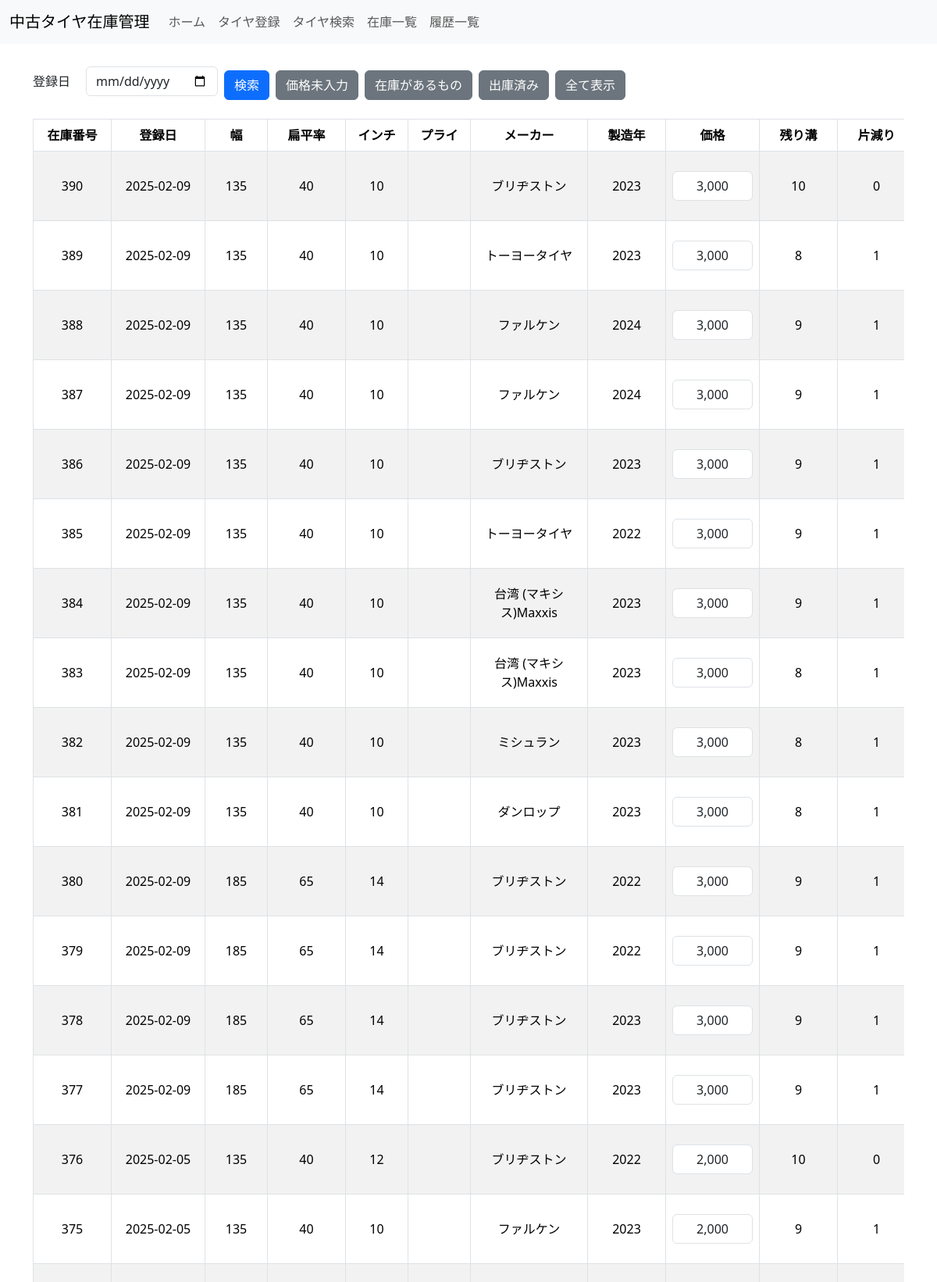
Page /inventory_list (upper part) on the committed database.
### models.py (models this page shows)
class InputPage(db.Model):
    __tablename__ = 'input_page'  # テーブル名を明示的に指定
    id = db.Column(db.Integer, primary_key=True)
    registration_date = db.Column(db.DateTime, nullable=False, default=lambda: datetime.now(JST).replace(microsecond=0))
    width = db.Column(db.Integer, db.ForeignKey('width.id'), nullable=False)
    aspect_ratio = db.Column(db.Integer, db.ForeignKey('aspect_ratio.id'), nullable=False)
    inch = db.Column(db.Integer, db.ForeignKey('inch.id'), nullable=False)
    other_details = db.Column(db.String)
    manufacturing_year = db.Column(db.Integer)
    manufacturer = db.Column(db.Integer, db.ForeignKey('manufacturer.id'), nullable=False)
    tread_depth = db.Column(db.Integer)
    uneven_wear = db.Column(db.Integer)
    ply_rating = db.Column(db.Integer, db.ForeignKey('ply_rating.id'), nullable=False)
    price = db.Column(db.Float, nullable=True)  # nullable=Trueに変更
    is_dispatched = db.Column(db.Boolean, default=False, nullable=False)
    width_ref = db.relationship('Width', backref='input_pages', lazy=True)
    aspect_ratio_ref = db.relationship('AspectRatio', backref='input_pages', lazy=True)
    inch_ref = db.relationship('Inch', backref='input_pages', lazy=True)
    manufacturer_ref = db.relationship('Manufacturer', backref='input_pages', lazy=True)
    ply_rating_ref = db.relationship('PlyRating', backref='input_pages', lazy=True)  # 新たに追加

class Width(db.Model):
    id = db.Column(db.Integer, primary_key=True)
    value = db.Column(db.Integer, nullable=False)

class AspectRatio(db.Model):
    id = db.Column(db.Integer, primary_key=True)
    value = db.Column(db.Integer, nullable=False)

class Inch(db.Model):
    id = db.Column(db.Integer, primary_key=True)
    value = db.Column(db.Integer, nullable=False)

class Manufacturer(db.Model):
    id = db.Column(db.Integer, primary_key=True)
    name = db.Column(db.String, nullable=False)

### app.py (the view, shortened to what this page needs)
@app.route('/inventory_list', methods=['GET', 'POST'])
def inventory_list():
    form = SearchForm()
    edit_forms = {}
    query = InputPage.query.order_by(InputPage.id.desc())
    query = query.filter(InputPage.is_dispatched == False)
    tires = query.all()
    for tire in tires:
        if not isinstance(tire.registration_date, datetime):
            try:
                tire.registration_date = datetime.strptime(tire.registration_date, '%Y-%m-%d %H:%M:%S')
            except (ValueError, TypeError):
                print(f"🚨 `registration_date` の変換失敗: {tire.registration_date}")
    return render_template('inventory_list.html', form=form, tires=tires)

### forms.py
class SearchForm(FlaskForm):
    width = SelectField('幅', coerce=int, validators=[Optional()])
    aspect_ratio = SelectField('扁平率', coerce=int, validators=[Optional()])
    inch = SelectField('インチ', coerce=int, validators=[Optional()])
    ply_rating = SelectField('プライ', coerce=int, validators=[Optional()])  # ply_rating フィールド
    registration_date = DateField('登録日', format='%Y-%m-%d', validators=[Optional()])  # 日付フィールド追加
    submit = SubmitField('検索')
    def __init__(self, *args, **kwargs):
        super().__init__(*args, **kwargs)
        self.width.choices = [(0, f"{self.width.label.text}")] + [(w.id, w.value) for w in Width.query.all()]
        self.width.default = 0  # 初期値を指定
        self.aspect_ratio.choices = [(0, f"{self.aspect_ratio.label.text}")] + [(ar.id, ar.value) for ar in AspectRatio.query.all()]
        self.aspect_ratio.default = 0  # 初期値を指定
        self.inch.choices = [(0, f"{self.inch.label.text}")] + [(i.id, i.value) for i in Inch.query.all()]
        self.inch.default = 0  # 初期値を指定
        self.ply_rating.choices = [(0, f"{self.ply_rating.label.text}")] + [(p.id, p.value) for p in PlyRating.query.all()]
        self.ply_rating.default = 0  # 初期値を指定

### app.py (called while the page is built)
@app.context_processor
def inject_user():
    from flask_login import current_user
    return dict(user=current_user)

@app.template_filter('currency')
def format_currency(value):
    if value is None:
        return ""  # 値がない場合は空文字を返す
    try:
        return "{:,.0f}".format(value)
    except ValueError:
        return value  # フォーマットに失敗した場合は元の値を返す

### templates/inventory_list.html (shortened to what this page needs)
{% extends "base.html" %}
{% block content %}
<div class="container my-4">
    <form method="POST" class="mb-4">
        <div class="d-flex flex-wrap align-items-center gap-2">
            <div class="d-flex align-items-center nowrap">
                <label class="mr-2 mb-0">{{ form.registration_date.label }}</label>
                {{ form.registration_date(class="form-control", size=10) }}
            </div>
            <button type="submit" name="search" class="btn btn-primary">検索</button>
            <button type="submit" name="filter_unpriced" class="btn btn-secondary">価格未入力</button>
            <button type="submit" name="filter_in_stock" class="btn btn-secondary">在庫があるもの</button>
            <button type="submit" name="filter_dispatched" class="btn btn-secondary">出庫済み</button>
            <button type="submit" name="reset" class="btn btn-secondary">全て表示</button>
        </div>
    </form>
    <div class="table-responsive">
        <form method="POST">
            <table class="table table-bordered table-striped table-hover">
                <thead class="thead-light">
                    <tr>
                        <th style="min-width: 100px;">在庫番号</th>
                        <th style="min-width: 120px;">登録日</th>
                        <th style="min-width: 80px;">幅</th>
                        <th style="min-width: 100px;">扁平率</th>
                        <th style="min-width: 80px;">インチ</th>
                        <th style="min-width: 80px;">プライ</th>
                        <th style="min-width: 150px;">メーカー</th>
                        <th style="min-width: 100px;">製造年</th>
                        <th style="min-width: 120px;">価格</th>
                        <th style="min-width: 100px;">残り溝</th>
                        <th style="min-width: 100px;">片減り</th>
                    </tr>
                </thead>
                <tbody>
                    {% for tire in tires %}
                    <tr>
                        <td>{{ tire.id }}</td>
                        <td>{{ tire.registration_date.strftime('%Y-%m-%d') if tire.registration_date else 'N/A' }}</td>
                        <td>{{ tire.width_ref.value }}</td>
                        <td>{{ tire.aspect_ratio_ref.value }}</td>
                        <td>{{ tire.inch_ref.value }}</td>
                        <td>{{ tire.ply_rating_ref.value }}</td>
                        <td>{{ tire.manufacturer_ref.name }}</td>
                        <td>{{ tire.manufacturing_year }}</td>
                        <td>
                            <input type="text" name="price_{{ tire.id }}" value="{{ tire.price|int|currency }}" class="form-control" size="10">
                        </td>
                        <td>{{ tire.tread_depth }}</td>
                        <td>{{ tire.uneven_wear }}</td>
                    </tr>
                    {% endfor %}
                </tbody>
            </table>
        </form>
    </div>
</div>
{% endblock %}

### static/css/style.css (style rules this page uses)
* { box-sizing: border-box; }
input { min-width: 35px; }
body { background-color: #f8f9fa; }
form { background-color: #fff; }
.btn { padding: 10px 20px; margin-top: 10px; background-color: #007bff; color: #fff; border: none; cursor: pointer; border-radius: 5px; }
.d-flex.flex-wrap.gap-2 { gap: 10px; }
.d-flex.align-items-center label { margin-right: 5px; }
.nowrap label { white-space: nowrap; }
.d-flex.align-items-center label { margin-right: 10px; }
.table td, .table th { text-align: center; vertical-align: middle; }
.table input { text-align: center; }
.btn { font-size: 1rem; padding: 0.75rem 1.5rem; border: none; border-radius: 5px; transition: background-color 0.3s ease, transform 0.1s ease; }
.btn-primary { background-color: #007bff; color: #fff; }
.btn-secondary { background-color: #6c757d; color: #fff; }

### rows in the picture
InputPage: id "390", registration_date "2025-02-09", width_ref.value "135", aspect_ratio_ref.value "40", inch_ref.value "10", manufacturer_ref.name "ブリヂストン", manufacturing_year "2023", price "3,000", tread_depth "10", uneven_wear "0"
InputPage: id "389", registration_date "2025-02-09", width_ref.value "135", aspect_ratio_ref.value "40", inch_ref.value "10", manufacturer_ref.name "トーヨータイヤ", manufacturing_year "2023", price "3,000", tread_depth "8", uneven_wear "1"
InputPage: id "388", registration_date "2025-02-09", width_ref.value "135", aspect_ratio_ref.value "40", inch_ref.value "10", manufacturer_ref.name "ファルケン", manufacturing_year "2024", price "3,000", tread_depth "9", uneven_wear "1"
InputPage: id "387", registration_date "2025-02-09", width_ref.value "135", aspect_ratio_ref.value "40", inch_ref.value "10", manufacturer_ref.name "ファルケン", manufacturing_year "2024", price "3,000", tread_depth "9", uneven_wear "1"
InputPage: id "386", registration_date "2025-02-09", width_ref.value "135", aspect_ratio_ref.value "40", inch_ref.value "10", manufacturer_ref.name "ブリヂストン", manufacturing_year "2023", price "3,000", tread_depth "9", uneven_wear "1"
InputPage: id "385", registration_date "2025-02-09", width_ref.value "135", aspect_ratio_ref.value "40", inch_ref.value "10", manufacturer_ref.name "トーヨータイヤ", manufacturing_year "2022", price "3,000", tread_depth "9", uneven_wear "1"
InputPage: id "384", registration_date "2025-02-09", width_ref.value "135", aspect_ratio_ref.value "40", inch_ref.value "10", manufacturer_ref.name "台湾 (マキシス)Maxxis", manufacturing_year "2023", price "3,000", tread_depth "9", uneven_wear "1"
InputPage: id "383", registration_date "2025-02-09", width_ref.value "135", aspect_ratio_ref.value "40", inch_ref.value "10", manufacturer_ref.name "台湾 (マキシス)Maxxis", manufacturing_year "2023", price "3,000", tread_depth "8", uneven_wear "1"
InputPage: id "382", registration_date "2025-02-09", width_ref.value "135", aspect_ratio_ref.value "40", inch_ref.value "10", manufacturer_ref.name "ミシュラン", manufacturing_year "2023", price "3,000", tread_depth "8", uneven_wear "1"
InputPage: id "381", registration_date "2025-02-09", width_ref.value "135", aspect_ratio_ref.value "40", inch_ref.value "10", manufacturer_ref.name "ダンロップ", manufacturing_year "2023", price "3,000", tread_depth "8", uneven_wear "1"
InputPage: id "380", registration_date "2025-02-09", width_ref.value "185", aspect_ratio_ref.value "65", inch_ref.value "14", manufacturer_ref.name "ブリヂストン", manufacturing_year "2022", price "3,000", tread_depth "9", uneven_wear "1"
InputPage: id "379", registration_date "2025-02-09", width_ref.value "185", aspect_ratio_ref.value "65", inch_ref.value "14", manufacturer_ref.name "ブリヂストン", manufacturing_year "2022", price "3,000", tread_depth "9", uneven_wear "1"
InputPage: id "378", registration_date "2025-02-09", width_ref.value "185", aspect_ratio_ref.value "65", inch_ref.value "14", manufacturer_ref.name "ブリヂストン", manufacturing_year "2023", price "3,000", tread_depth "9", uneven_wear "1"
InputPage: id "377", registration_date "2025-02-09", width_ref.value "185", aspect_ratio_ref.value "65", inch_ref.value "14", manufacturer_ref.name "ブリヂストン", manufacturing_year "2023", price "3,000", tread_depth "9", uneven_wear "1"
InputPage: id "376", registration_date "2025-02-05", width_ref.value "135", aspect_ratio_ref.value "40", inch_ref.value "12", manufacturer_ref.name "ブリヂストン", manufacturing_year "2022", price "2,000", tread_depth "10", uneven_wear "0"
InputPage: id "375", registration_date "2025-02-05", width_ref.value "135", aspect_ratio_ref.value "40", inch_ref.value "10", manufacturer_ref.name "ファルケン", manufacturing_year "2023", price "2,000", tread_depth "9", uneven_wear "1"
